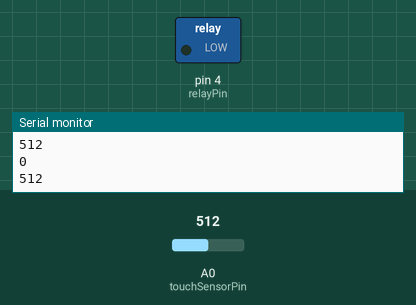
Recording of a sketch running on a simulated Arduino Uno, built with avr-gcc and run on an emulated ATmega328P. Shown: switched loads named in the sketch (green lamp = pin HIGH), the last lines printed to the serial monitor. The inputs (shaded band) are chosen by the test bench; at power-on: A0 (touchSensorPin) = 512.

Above: at 1.2 s.
1.3 s: A0 (touchSensorPin) set to 481
At 3.2 s:
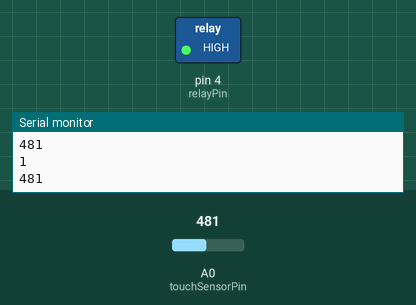
3.6 s: A0 (touchSensorPin) set to 510
At 4.6 s:
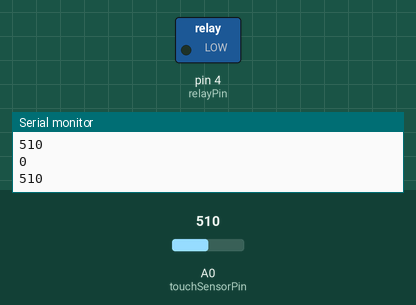
5.4 s: A0 (touchSensorPin) set to 490
At 6.6 s:
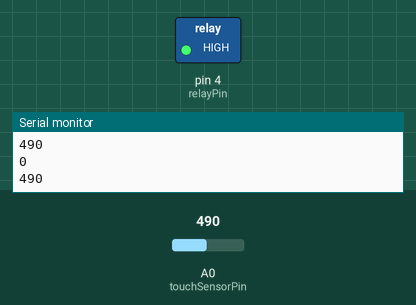
Timing chart, 0 to 8.4 s (numbered marks = the images above; inputs shaded):
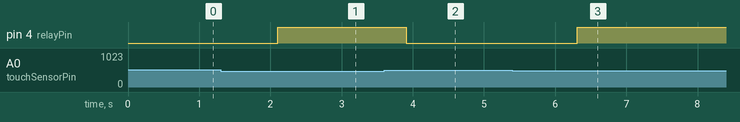

Measured:
- the behaviour switches between 500 and 499 on A0 (touchSensorPin) (found by bisection; images 0 and 1)
- after the input at 1.3 s, pin 4 (relayPin): LOW → HIGH after 0.80 s
- after the input at 3.6 s, pin 4 (relayPin): HIGH → LOW after 0.31 s
- after the input at 5.4 s, pin 4 (relayPin): LOW → HIGH after 0.91 s

The sketch:

Automated_tap.ino
```cpp
const int touchSensorPin = A0;   //attach arduino analog  pin to attach the touch sensor
const int relayPin = 4; // the pin to control the opening and closing of the solenoid valve

int mySensorValue = 0; // declare and initialise the variable
int tapStatus;

void setup ()
{
  Serial.begin(9600);
  pinMode(relayPin,OUTPUT);
}

void loop ()
{
  takeReading(); // program keeps checking the status of the touch sensor
  if (mySensorValue < 500) // when activated, open the valve and water starts flowing
  {
    digitalWrite(relayPin,HIGH);
  }

  if (tapStatus == 0 && mySensorValue < 500 ) //Keep the tap running if the touch sensor is still active
  {

    {
      digitalWrite(relayPin,HIGH);
      //delay(500);
    }
  }

    else
  takeReading(); // program keeps checking the status of the touch sensor

  if (mySensorValue > 500) // when sensor is not active it prompts the tap to close
  {
    digitalWrite(relayPin,LOW);
  }

  takeReading(); // program keeps checking the status of the touch sensor

}


void takeReading() // program keeps checking the status of the touch sensor
{

    mySensorValue = analogRead(touchSensorPin);
    tapStatus = digitalRead(relayPin);
    Serial.println(mySensorValue);
    delay(300);
    Serial.println(tapStatus);

}
```
